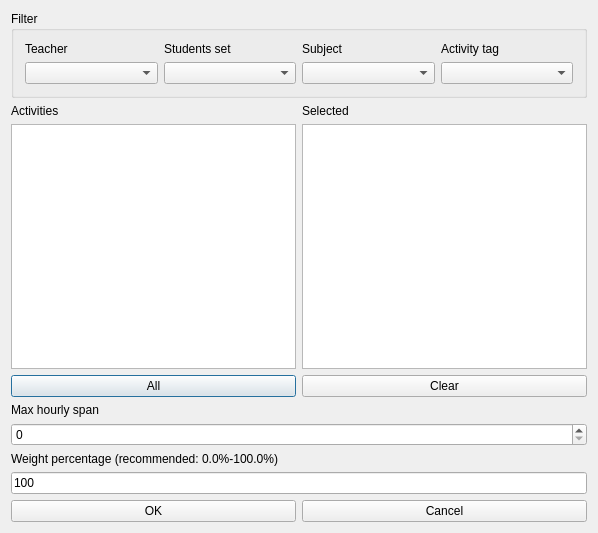
<?xml version="1.0" encoding="UTF-8"?>
<ui version="4.0">
 <class>ModifyConstraintActivitiesMaxHourlySpanForm_template</class>
 <widget class="QDialog" name="ModifyConstraintActivitiesMaxHourlySpanForm_template">
  <property name="geometry">
   <rect>
    <x>0</x>
    <y>0</y>
    <width>598</width>
    <height>533</height>
   </rect>
  </property>
  <property name="windowTitle">
   <string extracomment="This is the title of the dialog to modify a constraint of this type">Modify activities max hourly span</string>
  </property>
  <layout class="QGridLayout" name="gridLayout_2">
   <item row="0" column="0">
    <widget class="QGroupBox" name="filterGroupBox">
     <property name="title">
      <string>Filter</string>
     </property>
     <layout class="QGridLayout" name="gridLayout">
      <item row="0" column="0">
       <widget class="QLabel" name="teachersTextLabel">
        <property name="text">
         <string>Teacher</string>
        </property>
        <property name="wordWrap">
         <bool>false</bool>
        </property>
       </widget>
      </item>
      <item row="0" column="1">
       <widget class="QLabel" name="studentsTextLabel">
        <property name="text">
         <string>Students set</string>
        </property>
        <property name="wordWrap">
         <bool>false</bool>
        </property>
       </widget>
      </item>
      <item row="0" column="2">
       <widget class="QLabel" name="subjectsTextLabel">
        <property name="text">
         <string>Subject</string>
        </property>
        <property name="wordWrap">
         <bool>false</bool>
        </property>
       </widget>
      </item>
      <item row="0" column="3">
       <widget class="QLabel" name="activityTagsTextLabel">
        <property name="text">
         <string>Activity tag</string>
        </property>
        <property name="wordWrap">
         <bool>false</bool>
        </property>
       </widget>
      </item>
      <item row="1" column="0">
       <widget class="QComboBox" name="teachersComboBox"/>
      </item>
      <item row="1" column="1">
       <widget class="QComboBox" name="studentsComboBox"/>
      </item>
      <item row="1" column="2">
       <widget class="QComboBox" name="subjectsComboBox"/>
      </item>
      <item row="1" column="3">
       <widget class="QComboBox" name="activityTagsComboBox"/>
      </item>
     </layout>
    </widget>
   </item>
   <item row="1" column="0">
    <layout class="QHBoxLayout" name="horizontalLayout">
     <item>
      <layout class="QVBoxLayout" name="verticalLayout_2">
       <item>
        <widget class="QLabel" name="activitiesTextLabel">
         <property name="frameShape">
          <enum>QFrame::NoFrame</enum>
         </property>
         <property name="frameShadow">
          <enum>QFrame::Plain</enum>
         </property>
         <property name="text">
          <string>Activities</string>
         </property>
         <property name="wordWrap">
          <bool>false</bool>
         </property>
        </widget>
       </item>
       <item>
        <widget class="QListWidget" name="allActivitiesListWidget"/>
       </item>
       <item>
        <widget class="QPushButton" name="addAllActivitiesPushButton">
         <property name="text">
          <string comment="Text on a button. It refers to adding all activities from the list above this button into the current constraint">All</string>
         </property>
        </widget>
       </item>
      </layout>
     </item>
     <item>
      <layout class="QVBoxLayout" name="verticalLayout">
       <item>
        <widget class="QLabel" name="selectedActivitiesTextLabel">
         <property name="frameShape">
          <enum>QFrame::NoFrame</enum>
         </property>
         <property name="frameShadow">
          <enum>QFrame::Plain</enum>
         </property>
         <property name="text">
          <string comment="It refers to a list of selected activities">Selected</string>
         </property>
         <property name="wordWrap">
          <bool>false</bool>
         </property>
        </widget>
       </item>
       <item>
        <widget class="QListWidget" name="selectedActivitiesListWidget"/>
       </item>
       <item>
        <widget class="QPushButton" name="clearPushButton">
         <property name="text">
          <string>Clear</string>
         </property>
        </widget>
       </item>
      </layout>
     </item>
    </layout>
   </item>
   <item row="2" column="0">
    <layout class="QGridLayout">
     <item row="1" column="0">
      <widget class="QSpinBox" name="maxHourlySpanSpinBox"/>
     </item>
     <item row="0" column="0">
      <widget class="QLabel" name="maxHourlySpanTextLabel">
       <property name="frameShape">
        <enum>QFrame::NoFrame</enum>
       </property>
       <property name="frameShadow">
        <enum>QFrame::Plain</enum>
       </property>
       <property name="text">
        <string comment="It refers to maximum number of days between activities.">Max hourly span</string>
       </property>
       <property name="wordWrap">
        <bool>false</bool>
       </property>
      </widget>
     </item>
    </layout>
   </item>
   <item row="3" column="0">
    <layout class="QVBoxLayout">
     <item>
      <widget class="QLabel" name="weightTextLabel">
       <property name="frameShape">
        <enum>QFrame::NoFrame</enum>
       </property>
       <property name="frameShadow">
        <enum>QFrame::Plain</enum>
       </property>
       <property name="text">
        <string>Weight percentage (recommended: 0.0%-100.0%)</string>
       </property>
       <property name="wordWrap">
        <bool>false</bool>
       </property>
      </widget>
     </item>
     <item>
      <widget class="QLineEdit" name="weightLineEdit">
       <property name="text">
        <string notr="true">100</string>
       </property>
      </widget>
     </item>
    </layout>
   </item>
   <item row="4" column="0">
    <layout class="QHBoxLayout">
     <item>
      <widget class="QPushButton" name="okPushButton">
       <property name="text">
        <string>OK</string>
       </property>
      </widget>
     </item>
     <item>
      <widget class="QPushButton" name="cancelPushButton">
       <property name="text">
        <string>Cancel</string>
       </property>
      </widget>
     </item>
    </layout>
   </item>
  </layout>
 </widget>
 <layoutdefault spacing="6" margin="11"/>
 <resources/>
 <connections/>
</ui>
